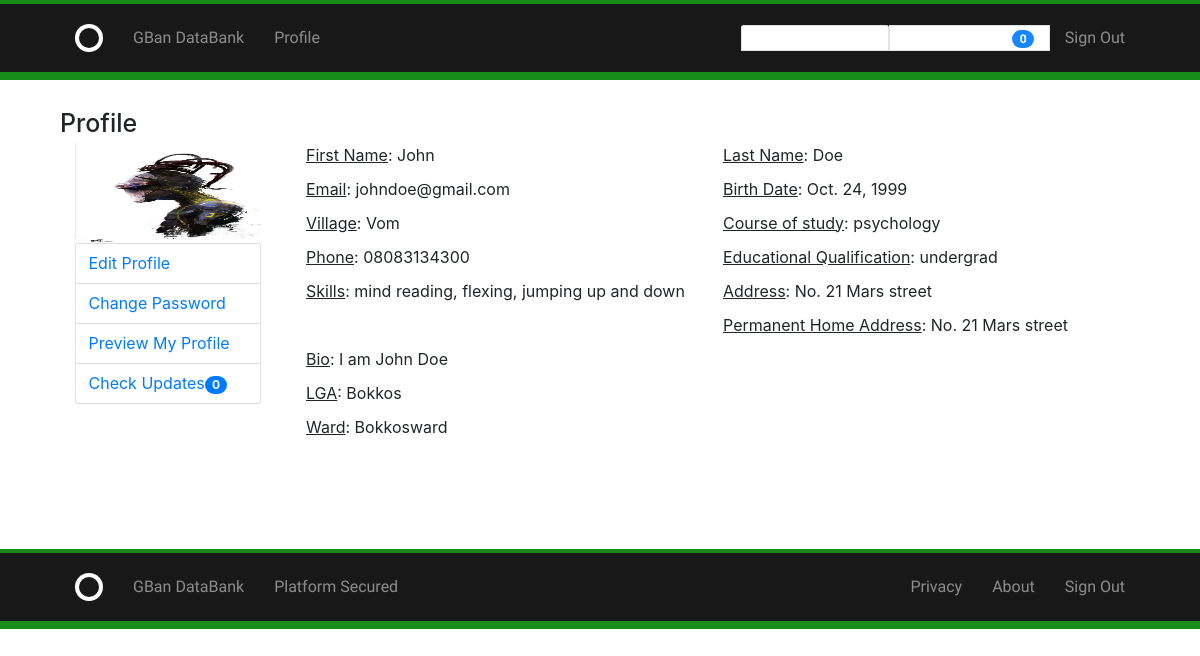
/accounts/profile/ (signed in), run on the app's committed database.
### accounts/models.py (models this page shows, shortened)
class Profile(models.Model):
    user = models.OneToOneField(User, on_delete=models.CASCADE)
    avatar = models.ImageField(
        upload_to = 'assets/images',
        blank=True
    )
    first_name = models.CharField(max_length=255, default='')
    last_name = models.CharField(max_length=255, default='')
    email = models.EmailField(default='none@email.com')
    birth_date = models.DateField(default='1999-12-31')
    bio = models.TextField(default='', blank=True)
    course_of_study = models.CharField(max_length=200, default='')
    educational_qualification = models.CharField(max_length=200, choices=educational_qualification, default='')
    skills = models.CharField(max_length=500, blank=True, default='')
    address = models.CharField(max_length=1200, default='')
    permanent_address = models.CharField(max_length=1200, default='')
    lga = models.CharField(max_length=20, default='')
    ward = models.CharField(max_length=1200, default='')
    village = models.CharField(max_length=50, null=True, blank=True)
    phone_number = models.CharField(max_length=15, null=True, blank=True)
    gender = models.CharField(max_length=10, choices=gender_choice)
    disabilities = models.CharField(max_length=200, blank=True, default='')
    cv = models.FileField(upload_to='cv/%Y/%m/%d', max_length=200, blank=True)
    certs = models.FileField(upload_to='certs/%Y/%m/%d', max_length=200, default='', blank=True)

### accounts/views.py (the view)
# urls.py: path('profile/', views.profile, name='profile'),
@login_required
def profile(request):
    profile = request.user.profile
    return render(request, 'accounts/profile.html', {
        'profile': profile
    })

### accounts/templates/accounts/profile.html (shortened to what this page needs)
{% extends "layout.html" %}
{% load static from staticfiles %}
{% block body %}
    <h1>Profile</h1>
    <div class="grid-20">
        <img src="{{ profile.avatar.url }}" alt="No image" height="100vh"; width="100%">
        <ul>
            <li class="list-group-item"><a href="{% url 'accounts:edit_profile' %}">Edit Profile</a></li>
            <li class="list-group-item"><a href="{% url 'accounts:change_password' %}">Change Password</a></li>
            <li class="list-group-item"><a href="{% url 'accounts:profile' %}">Preview My Profile</a></li>
            <li class="list-group-item"><a href="{% url 'accounts:profile' %}">Check Updates<span class="badge badge-primary badge-pill">0</span></a></li>
        </ul>
    </div>
    <div class="grid-80">
        {% if not profile.first_name %}
            <p>Your profile empty.</p>
            <a href="{% url 'accounts:edit_profile' %}">Add some info</a>
        {% else %}
            <div class="grid-50">
                <p><span class="underline">First Name</span>: {{ profile.first_name }}</p>
                <p><span class="underline">Email</span>: {{ profile.email }}</p>
                <p><span class="underline">Village</span>: {{ profile.village }}</p>
                <p><span class="underline">Phone</span>: {{ profile.phone_number }}</p>
                <p><span class="underline">Skills</span>: {{ profile.skills }}</p>
            </div>
            <div class="grid-50">
                <p><span class="underline">Last Name</span>: {{ profile.last_name }}</p>
                <p><span class="underline">Birth Date</span>: {{ profile.birth_date }}</p>
                <p><span class="underline">Course of study</span>: {{ profile.course_of_study }}</p>
                <p><span class="underline">Educational Qualification</span>: {{ profile.educational_qualification }}</p>
                <p><span class="underline">Address</span>: {{ profile.address }}</p>
                <p><span class="underline">Permanent Home Address</span>: {{ profile.permanent_address }}</p>
            </div>
            <div class="grid-100">
                <p><span class="underline">Bio</span>: {{ profile.bio }}</p>
                <p><span class="underline">LGA</span>: {{ profile.lga }}</p>
                <p><span class="underline">Ward</span>: {{ profile.ward }}</p>
            </div>
        {% endif %}
    </div>
{% endblock %}

### templates/layout.html (shortened to what this page needs)
{% load static from staticfiles %}
<!DOCTYPE html>
<html lang="en">
<head>
    <link rel="stylesheet" href="{% static "css/global.css" %}">
    <link rel="stylesheet" href="{% static "css/bootstrap.css" %}">
    <link rel="stylesheet" href="https://cdnjs.cloudflare.com/ajax/libs/font-awesome/4.7.0/css/font-awesome.min.css">
</head>
<body>
<header class="circle--header">
    <div class="bounds">
        <div class="circle--fluid">
            <div class="circle--fluid--cell">
                <h1 class="hide-text circle--logo"><a class="logo" href="{% url 'home' %}">Gban</a>
                </h1>
            </div>
            <div class="circle--fluid--cell circle--fluid--primary">
                <nav>
                    <ul class="circle--inline">
                        <li><a href="{% url 'home' %}">GBan DataBank</a></li>
                        {% if user.is_authenticated %}
                            <li><a href="{% url 'accounts:profile' %}">Profile</a></li>
                        {% endif %}
                    </ul>
                </nav>
            </div>
            <div class="circle--fluid--cell circle--fluid--secondary">
                <nav>
                    <ul class="circle--inline">
                        {% if not user.is_authenticated %}
                            <li><a href="{% url 'accounts:sign_up' %}">Sign Up</a></li>
                            <li><a href="{% url 'accounts:sign_in' %}">Sign In</a></li>
                        {% else %}
                            <li class="list-group-item"><a href="{% url 'accounts:profile' %}">Preview My Profile</a></li>
                            <li class="list-group-item"><a href="{% url 'accounts:profile' %}">Check Updates<span class="badge badge-primary badge-pill">0</span></a></li>
                            <li><a href="{% url 'accounts:sign_out' %}">Sign Out</a></li>
                        {% endif %}
                    </ul>
                </nav>
            </div>
        </div>
    </div>
</header>
<div class="bounds circle--page">
    {% block body %}{% endblock %}
</div>
<footer>
    <div class="circle--header">
        <div class="bounds">
            <div class="circle">
                <div class="circle--fluid--cell">
                    <h1 class="hide-text circle--logo"><a class="logo" href="{% url 'home' %}">Gban</a>
                    </h1>
                </div>
                <div class="circle--fluid--cell circle--fluid--primary">
                    <nav>
                        <ul class="circle--inline">
                            <li><a href="{% url 'home' %}">GBan DataBank</a></li>
                            {% if user.is_authenticated %}
                                <li><a href="{% url 'accounts:profile' %}">Platform Secured</a></li>
                            {% endif %}
                        </ul>
                    </nav>
                </div>
                <div class="circle--fluid--cell circle--fluid--secondary">
                    <nav>
                        <ul class="circle--inline-flex">
                            {% if not user.is_authenticated %}
                                <li><a href="{% url 'accounts:sign_up' %}">Privacy</a></li>
                                <li><a href="{% url 'accounts:sign_in' %}">About</a></li>
                            {% else %}
                                <li><a href="{% url 'accounts:sign_up' %}">Privacy</a></li>
                                <li><a href="{% url 'accounts:sign_in' %}">About</a></li>
                               <li><a href="{% url 'accounts:sign_out' %}">Sign Out</a></li>
                            {% endif %}
                        </ul>
                    </nav>
                </div>
            </div>
        </div>
    </footer>
</body>
</html>

### assets/css/global.css (style rules this page uses)
html { font-family: sans-serif; -ms-text-size-adjust: 100%; -webkit-text-size-adjust: 100%; }
body { margin: 0; }
article, aside, details, figcaption, figure, footer, header, hgroup, main, menu, nav, section, summary { display: block; }
a { background-color: transparent; }
h1 { font-size: 2em; margin: 0.67em 0; }
img { border: 0; }
html { font-size: 62.5%; }
body { font-size: 1.5em; line-height: 1.6; font-weight: 400; font-family: "Cousine"; color: #666; }
.bounds { max-width: 1080px; margin: 0 auto; }
.grid, .grid-5, .grid-10, .grid-15, .grid-20, .grid-25, .grid-30, .grid-33, .grid-35, .grid-40, .grid-45, .grid-50, .grid-55, .grid-60, .grid-65, .grid-66, .grid-70, .grid-75, .grid-80, .grid-90, .grid-95, .grid-100 { float: left; box-sizing: border-box; position: relative; }
.grid-20 { width: 20%; padding: 0 15px; }
.grid-50 { width: 50%; padding: 0 15px; }
.grid-80 { width: 80%; padding: 0 15px; }
.grid-100 { width: 100%; padding: 0 15px; }
h1, h2, h3, h4, h5, h6 { margin-top: 0; margin-bottom: 2rem; font-weight: bold; font-family: "Work Sans", sans-serif; color: #222; }
h1 { font-size: 3.8rem; }
@media (min-width: 550px) { h1 { font-size: 3.8rem; } }
p { margin-top: 0; font-size: 1.6rem; }
a { color: #689b98; -webkit-transition: color 0.2s; -moz-transition: color 0.2s; -ms-transition: color 0.2s; -o-transition: color 0.2s; transition: color 0.2s; }
ul { list-style: circle inside; }
ul { padding-left: 0; margin-top: 0; }
li { margin-bottom: 1rem; font-size: 1.6rem; }
pre, blockquote, dl, figure, table, p, ul, ol, form { margin-bottom: 2.5rem; }
.hide-text { font-size: 0 !important; }
.circle--inline--list, .circle--header ul { font-family: "Work Sans", sans-serif; margin: 0; font-size: 0; white-space: nowrap; }
.circle--inline--list a, .circle--header ul a { display: block; text-decoration: none; }
.circle--inline--list li, .circle--header ul li { display: inline-block; padding: 0 15px; font-size: 1.6rem; }
.circle--inline--list li:first-child, .circle--header ul li:first-child { padding-left: 0; }
.circle--inline--list li:last-child, .circle--header ul li:last-child { padding-right: 0; }
.circle--header { border-top: 4px solid green; border-bottom: 8px solid green; background: #000000; opacity: 0.9; padding: 20px 0; margin-bottom: 30px; }
.circle--header:before, .circle--header:after { content: " "; display: table; }
.circle--header:after { clear: both; }
.circle--header h1, .circle--header h2, .circle--header h3, .circle--header h4, .circle--header h5, .circle--header h6 { margin: 0 30px 0 0; float: left; line-height: 1; font-size: 2.4rem; color: #fff; }
.circle--header h1 a, .circle--header h2 a, .circle--header h3 a, .circle--header h4 a, .circle--header h5 a, .circle--header h6 a { color: white; }
.circle--header .circle--logo { margin-right: 0; }
.circle--header ul li { margin: 0; }
.circle--header .circle--fluid ul { white-space: nowrap; }
.circle--header a { color: rgba(255, 255, 255, 0.5); }
.circle--header nav { display: inline-block; }
.circle--fluid { display: table; width: 100%; }
.circle--fluid--cell { display: table-cell; padding: 0 15px; vertical-align: middle; box-sizing: border-box; }
.circle--fluid--cell ul { white-space: nowrap; }
.circle--fluid--primary { width: 100%; }
.circle--fluid--primary ul { white-space: wrap; }
.circle--fluid--secondary { text-align: right; }
.circle--page { margin-bottom: 100px; }
.circle--page:before, .circle--page:after { content: " "; display: table; }
.circle--page:after { clear: both; }
.logo { width: 28px; height: 28px; display: inline-block; box-shadow: 0 0 0 4px #fff inset; border-radius: 50px; position: relative; -webkit-transition: box-shadow 0.2s; -moz-transition: box-shadow 0.2s; -ms-transition: box-shadow 0.2s; -o-transition: box-shadow 0.2s; transition: box-shadow 0.2s; }
.underline { text-decoration: underline; }

### data on the page
Profile: avatar (picture), first_name "John", email "johndoe@gmail.com", village "Vom", phone_number "08083134300", skills "mind reading, flexing, jumping up and down", last_name "Doe", birth_date "Oct. 24, 1999", course_of_study "psychology", educational_qualification "undergrad", address "No. 21 Mars street", permanent_address "No. 21 Mars street", bio "I am John Doe", lga "Bokkos", ward "Bokkosward"
